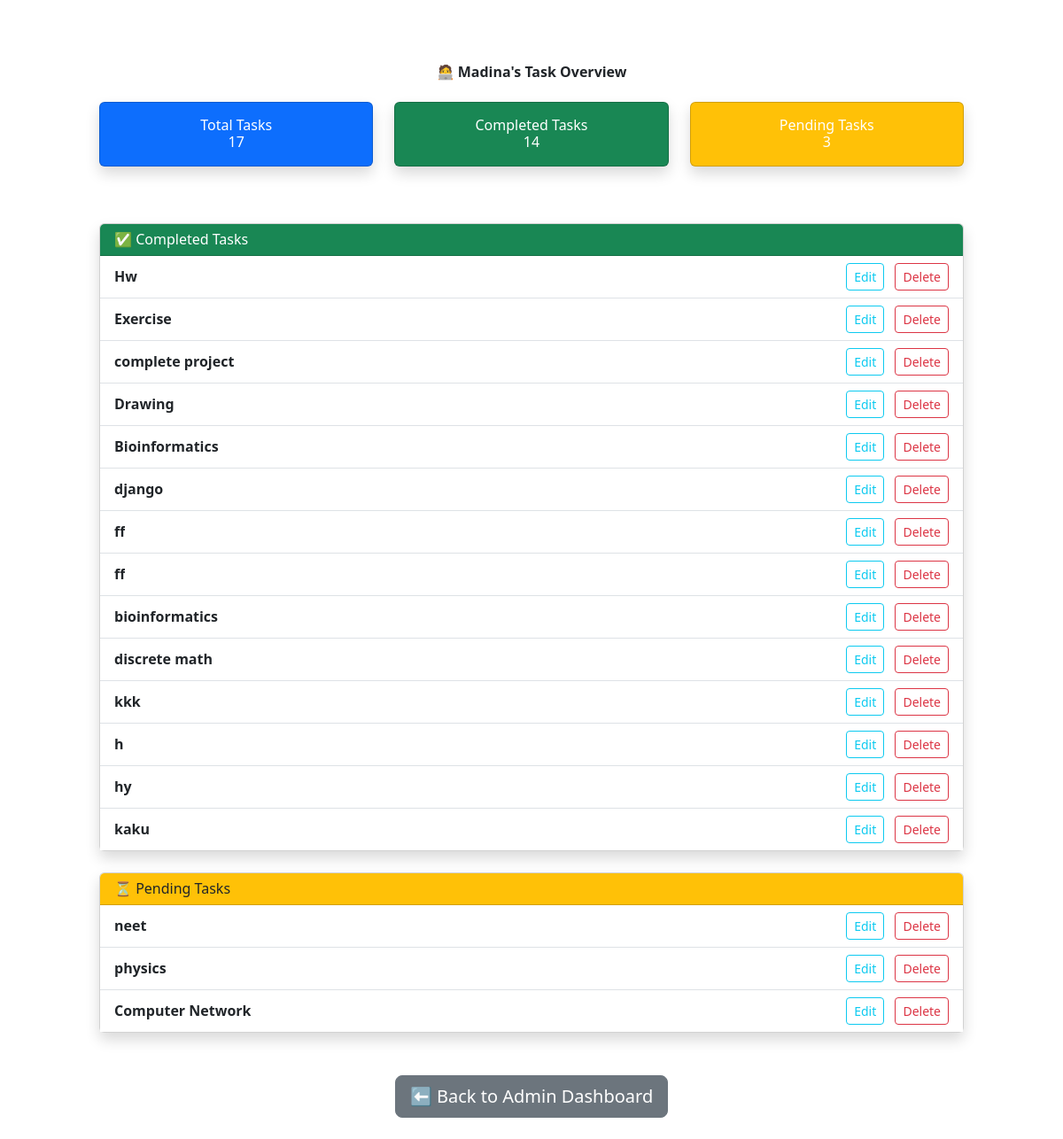
The app's page /user/details/7/ (signed in) with its own data.
### routine/models.py (models this page shows, shortened)
class UserProfile(models.Model):
    ROLE_CHOICES = (
        ('student', 'Student'),
        ('admin', 'Admin'),
    )
    user = models.OneToOneField(User, on_delete=models.CASCADE)
    role = models.CharField(max_length=10, choices=ROLE_CHOICES, default='student')  # 👈 Add this line
    bio = models.TextField(null=True, blank=True)
    profile_picture = models.ImageField(upload_to='profile_pics/', null=True, blank=True)

class Activity(models.Model):
    PRIORITY_CHOICES = [
        ('H', 'High'),
        ('M', 'Medium'),
        ('L', 'Low'),
    ]
    STATUS_CHOICES = [
        ('P', 'Pending'),
        ('C', 'Completed'),
    ]
    user = models.ForeignKey(User, on_delete=models.CASCADE, related_name='activities')
    title = models.CharField(max_length=100)
    description = models.TextField(blank=True)
    tags = models.CharField(max_length=100, blank=True, default="#general")
    priority = models.CharField(max_length=1, choices=PRIORITY_CHOICES, default='M')
    date = models.DateField(null=True, blank=True)
    status = models.CharField(max_length=1, choices=STATUS_CHOICES, default='P')
    reminder_time = models.DateTimeField(null=True, blank=True)
    completed = models.BooleanField(default=False)

### routine/views.py (the view)
# urls.py: path('user/details/<int:pk>/', views.user_task_details, name='user_task_details'),
@login_required
def user_task_details(request, pk):
    user_profile = get_object_or_404(UserProfile, pk=pk)
    tasks = Activity.objects.filter(user=user_profile.user)
    completed_tasks_list = tasks.filter(status='C')
    pending_tasks_list = tasks.filter(status='P')
    context = {
        'user': user_profile,
        'tasks': tasks,
        'completed_tasks_list': completed_tasks_list,
        'pending_tasks_list': pending_tasks_list,
        'total_tasks': tasks.count(),
        'completed_tasks': completed_tasks_list.count(),
        'pending_tasks': pending_tasks_list.count()
    }
    return render(request, 'routine/user_task_details.html', context)

### templates/routine/user_task_details.html (shortened to what this page needs)
{% extends 'routine/base.html' %}
{% block content %}
<div class="container mt-5">
  <div class="text-center mb-4">
    <h2 class="fw-bold">🧑‍💻 {{ user.user.username }}'s Task Overview</h2>
  </div>
  <div class="row justify-content-center mb-5">
    <div class="col-md-4 mb-3">
      <div class="card text-white bg-primary shadow">
        <div class="card-body text-center">
          <h5>Total Tasks</h5>
          <h2>{{ total_tasks }}</h2>
        </div>
      </div>
    </div>
    <div class="col-md-4 mb-3">
      <div class="card text-white bg-success shadow">
        <div class="card-body text-center">
          <h5>Completed Tasks</h5>
          <h2>{{ completed_tasks }}</h2>
        </div>
      </div>
    </div>
    <div class="col-md-4 mb-3">
      <div class="card text-white bg-warning shadow">
        <div class="card-body text-center">
          <h5>Pending Tasks</h5>
          <h2>{{ pending_tasks }}</h2>
        </div>
      </div>
    </div>
  </div>
  <div class="row">
    <div class="col-12">
      <div class="card shadow mb-4">
        <div class="card-header bg-success text-white">
          <h4 class="mb-0">✅ Completed Tasks</h4>
        </div>
        <div class="card-body p-0">
          {% if completed_tasks_list %}
            <ul class="list-group list-group-flush">
              {% for activity in completed_tasks_list %}
                <li class="list-group-item d-flex justify-content-between align-items-center">
                  <div class="text-truncate" style="max-width: 60%;">
                    <strong>{{ activity.title }}</strong>
                  </div>
                  <div>
                    <a href="{% url 'edit_activity' activity.pk %}" class="btn btn-sm btn-outline-info me-2">Edit</a>
                    <a href="{% url 'delete_activity' activity.pk %}" class="btn btn-sm btn-outline-danger">Delete</a>
                  </div>
                </li>
              {% endfor %}
            </ul>
          {% else %}
            <div class="p-3 text-muted">No completed tasks.</div>
          {% endif %}
        </div>
      </div>
      <div class="card shadow mb-4">
        <div class="card-header bg-warning text-dark">
          <h4 class="mb-0">⏳ Pending Tasks</h4>
        </div>
        <div class="card-body p-0">
          {% if pending_tasks_list %}
            <ul class="list-group list-group-flush">
              {% for activity in pending_tasks_list %}
                <li class="list-group-item d-flex justify-content-between align-items-center">
                  <div class="text-truncate" style="max-width: 60%;">
                    <strong>{{ activity.title }}</strong>
                  </div>
                  <div>
                    <a href="{% url 'edit_activity' activity.pk %}" class="btn btn-sm btn-outline-info me-2">Edit</a>
                    <a href="{% url 'delete_activity' activity.pk %}" class="btn btn-sm btn-outline-danger">Delete</a>
                  </div>
                </li>
              {% endfor %}
            </ul>
          {% else %}
            <div class="p-3 text-muted">No pending tasks.</div>
          {% endif %}
        </div>
      </div>
    </div>
  </div>
  <div class="text-center mt-4">
    <a href="{% url 'admin_dashboard' %}" class="btn btn-secondary btn-lg">
      ⬅️ Back to Admin Dashboard
    </a>
  </div>
</div>
{% endblock %}

### templates/routine/base.html (shortened to what this page needs)
<!DOCTYPE html>
<html lang="en">
<head>
    <link href="https://cdn.jsdelivr.net/npm/bootstrap@5.3.3/dist/css/bootstrap.min.css" rel="stylesheet">
    <link href="https://cdn.jsdelivr.net/npm/tailwindcss@2.2.16/dist/tailwind.min.css" rel="stylesheet">
    <link href="https://cdn.jsdelivr.net/npm/fullcalendar@6.1.8/index.global.min.css" rel="stylesheet" />
</head>
<body>
    <div class="container py-4">
        {% block content %}{% endblock %}
    </div>
</body>
</html>

### records on screen
UserProfile: user.username "Madina"
Activity: title "Hw"
Activity: title "Exercise"
Activity: title "complete project"
Activity: title "Drawing"
Activity: title "Bioinformatics"
Activity: title "django"
Activity: title "ff"
Activity: title "ff"
Activity: title "bioinformatics"
Activity: title "discrete math"
Activity: title "kkk"
Activity: title "h"
Activity: title "hy"
Activity: title "kaku"
Activity: title "neet"
Activity: title "physics"
Activity: title "Computer Network"

### other values on screen
{{ total_tasks }} "17"
{{ completed_tasks }} "14"
{{ pending_tasks }} "3"
